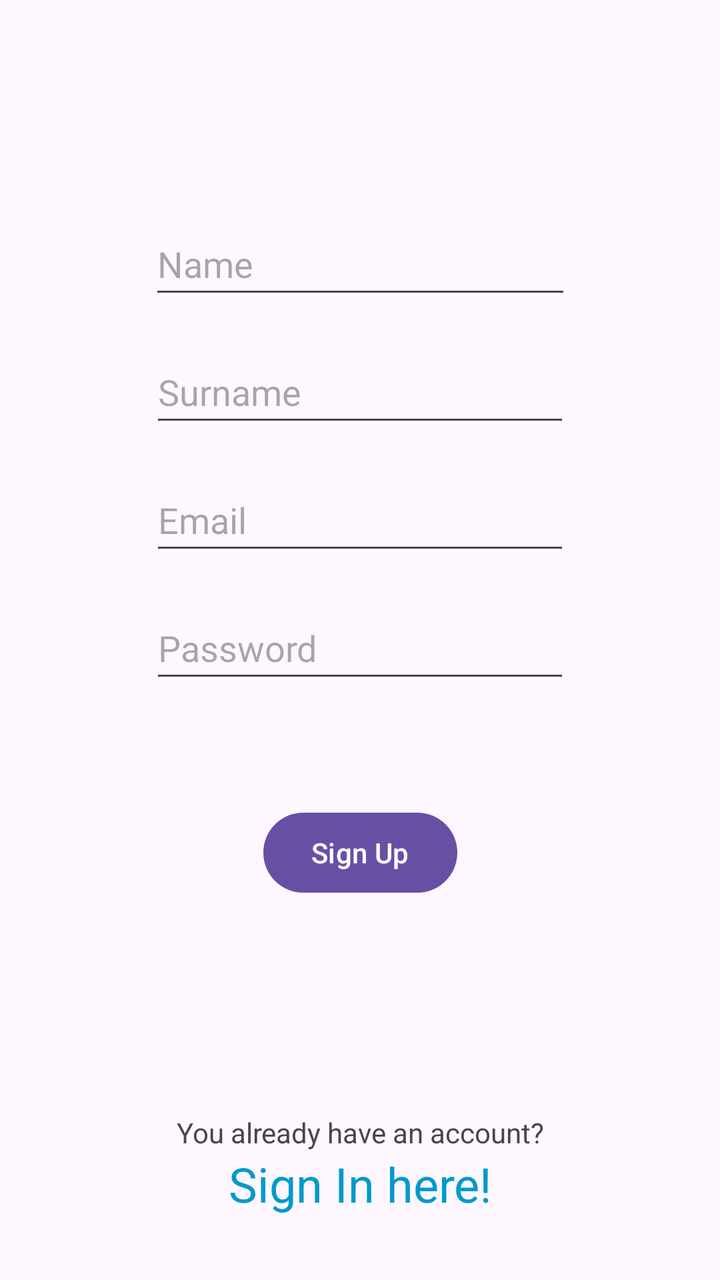
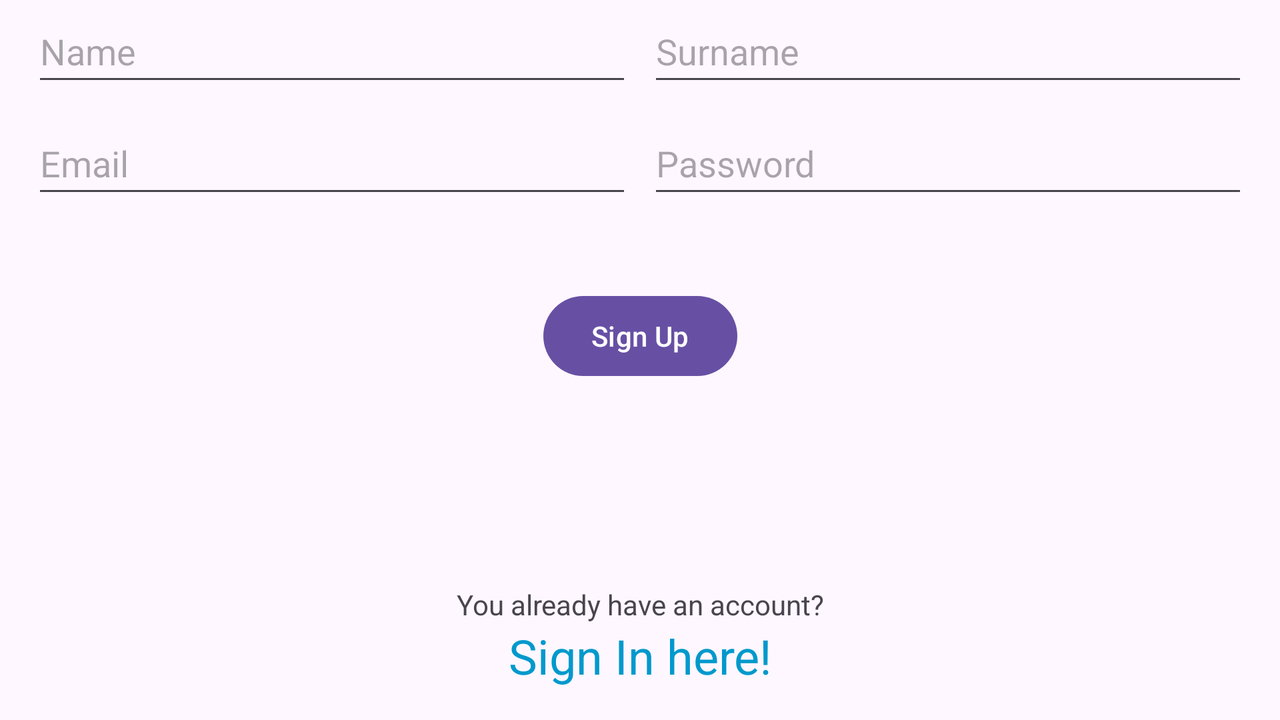

Compare how this app lays out the same screen by default and in its alternative resource folder. The renders come first, then the two layout files and the values they reference.
<!-- AndroidManifest.xml: application theme Theme.ParkX -->
<!-- res/layout/fragment_sign_up.xml -->
<?xml version="1.0" encoding="utf-8"?>
<androidx.constraintlayout.widget.ConstraintLayout xmlns:android="http://schemas.android.com/apk/res/android"
    xmlns:app="http://schemas.android.com/apk/res-auto"
    android:layout_width="match_parent"
    android:layout_height="match_parent">

    <EditText
        android:id="@+id/et_name"
        android:layout_width="211dp"
        android:layout_height="48dp"
        android:layout_marginVertical="8dp"
        android:autofillHints="name"
        android:ems="10"
        android:gravity="start|center_vertical"
        android:hint="@string/name"
        android:inputType="textPersonName"

        android:saveEnabled="false"
        android:visibility="visible"
        app:layout_constraintBottom_toTopOf="@+id/et_surname"
        app:layout_constraintEnd_toEndOf="parent"
        app:layout_constraintStart_toStartOf="parent"
        app:layout_constraintTop_toTopOf="parent"
        app:layout_constraintVertical_chainStyle="packed" />

    <EditText
        android:id="@+id/et_surname"
        android:layout_width="wrap_content"
        android:layout_height="48dp"
        android:layout_marginVertical="8dp"
        android:autofillHints="familyName"
        android:ems="10"
        android:gravity="start|center_vertical"
        android:hint="@string/surname"
        android:inputType="textPersonName"

        android:saveEnabled="false"
        app:layout_constraintBottom_toTopOf="@+id/et_signUpEmail"
        app:layout_constraintEnd_toEndOf="parent"
        app:layout_constraintStart_toStartOf="parent"
        app:layout_constraintTop_toBottomOf="@+id/et_name" />

    <EditText
        android:id="@+id/et_signUpEmail"
        android:layout_width="wrap_content"
        android:layout_height="48dp"
        android:layout_marginVertical="8dp"
        android:autofillHints="emailAddress"
        android:ems="10"
        android:gravity="start|center_vertical"
        android:hint="@string/email"
        android:inputType="textEmailAddress"


        android:saveEnabled="false"
        app:layout_constraintBottom_toTopOf="@+id/et_signUpPassword"
        app:layout_constraintEnd_toEndOf="parent"
        app:layout_constraintStart_toStartOf="parent"
        app:layout_constraintTop_toBottomOf="@+id/et_surname" />

    <EditText
        android:id="@+id/et_signUpPassword"
        android:layout_width="wrap_content"
        android:layout_height="48dp"
        android:layout_marginVertical="8dp"
        android:autofillHints="password"
        android:ems="10"
        android:gravity="start|center_vertical"
        android:hint="@string/password"
        android:inputType="textPassword"

        android:saveEnabled="false"
        app:layout_constraintBottom_toTopOf="@+id/tv_signUpError"
        app:layout_constraintEnd_toEndOf="parent"
        app:layout_constraintStart_toStartOf="parent"
        app:layout_constraintTop_toBottomOf="@+id/et_signUpEmail" />

    <TextView
        android:id="@+id/tv_signUpError"
        android:layout_width="wrap_content"
        android:layout_height="wrap_content"
        android:layout_marginVertical="8dp"
        android:gravity="center"
        android:minHeight="24dp"

        android:textColor="#FF0000"
        app:layout_constraintBottom_toTopOf="@+id/btn_signUp"
        app:layout_constraintEnd_toEndOf="parent"
        app:layout_constraintStart_toStartOf="parent"
        app:layout_constraintTop_toBottomOf="@+id/et_signUpPassword" />

    <Button
        android:id="@+id/btn_signUp"
        android:layout_width="wrap_content"
        android:layout_height="wrap_content"
        android:layout_marginVertical="8dp"
        android:text="@string/sign_up"

        app:layout_constraintBottom_toTopOf="@+id/progressBar"
        app:layout_constraintEnd_toEndOf="parent"
        app:layout_constraintStart_toStartOf="parent"
        app:layout_constraintTop_toBottomOf="@+id/tv_signUpError" />

    <ProgressBar
        android:id="@+id/progressBar"
        android:layout_width="wrap_content"
        android:layout_height="wrap_content"
        android:layout_marginVertical="8dp"
        android:visibility="gone"
        app:layout_constraintBottom_toTopOf="@+id/textView6"
        app:layout_constraintEnd_toEndOf="parent"
        app:layout_constraintHorizontal_bias="0.5"
        app:layout_constraintStart_toStartOf="parent"
        app:layout_constraintTop_toBottomOf="@+id/btn_signUp" />

    <TextView
        android:id="@+id/textView6"
        android:layout_width="wrap_content"
        android:layout_height="wrap_content"
        android:text="@string/you_already_have_an_account"
        app:layout_constraintBottom_toTopOf="@+id/tv_goToSignIn"
        app:layout_constraintEnd_toEndOf="parent"
        app:layout_constraintStart_toStartOf="parent" />

    <TextView
        android:id="@+id/tv_goToSignIn"
        android:layout_width="wrap_content"
        android:layout_height="wrap_content"
        android:layout_marginBottom="32dp"
        android:gravity="center"
        android:onClick="goToSignIn"
        android:text="@string/sign_in_here"
        android:textColor="@android:color/holo_blue_dark"
        android:textSize="24sp"
        app:layout_constraintBottom_toBottomOf="parent"
        app:layout_constraintEnd_toEndOf="parent"
        app:layout_constraintStart_toStartOf="parent" />


</androidx.constraintlayout.widget.ConstraintLayout>
<!-- resources referenced by this layout -->
<resources>
  <string name="email">Email</string>
  <string name="name">Name</string>
  <string name="password">Password</string>
  <string name="sign_in_here">Sign In here!</string>
  <string name="sign_up">Sign Up</string>
  <string name="surname">Surname</string>
  <string name="you_already_have_an_account">You already have an account?</string>
  <style name="Theme.ParkX" parent="Base.Theme.ParkX" />
  <style name="Base.Theme.ParkX" parent="Theme.Material3.DayNight.NoActionBar">
          
      </style>
</resources>
<!-- res/layout-land/fragment_sign_up.xml (the repository's variant of the layout above) -->
<!-- drawn on the phone turned sideways -->
<?xml version="1.0" encoding="utf-8"?>
<androidx.constraintlayout.widget.ConstraintLayout xmlns:android="http://schemas.android.com/apk/res/android"
    xmlns:app="http://schemas.android.com/apk/res-auto"
    android:layout_width="match_parent"
    android:layout_height="match_parent"
    android:paddingStart="16dp"
    android:paddingEnd="16dp">


    <LinearLayout
        android:id="@+id/inputsContainer"
        android:layout_width="0dp"
        android:layout_height="wrap_content"
        android:orientation="vertical"
        app:layout_constraintEnd_toEndOf="parent"
        app:layout_constraintStart_toStartOf="parent"
        app:layout_constraintTop_toTopOf="parent">


        <LinearLayout
            android:layout_width="match_parent"
            android:layout_height="wrap_content"
            android:orientation="horizontal">

            <EditText
                android:id="@+id/et_name"
                android:layout_width="0dp"
                android:layout_height="48dp"
                android:layout_marginEnd="8dp"
                android:layout_weight="1"
                android:autofillHints="name"
                android:gravity="start|center_vertical"
                android:hint="@string/name"
                android:inputType="textPersonName"
                android:saveEnabled="false" />

            <EditText
                android:id="@+id/et_surname"
                android:layout_width="0dp"
                android:layout_height="48dp"
                android:layout_weight="1"
                android:autofillHints="familyName"
                android:gravity="start|center_vertical"
                android:hint="@string/surname"
                android:inputType="textPersonName"
                android:saveEnabled="false" />
        </LinearLayout>


        <LinearLayout
            android:layout_width="match_parent"
            android:layout_height="wrap_content"
            android:layout_marginTop="8dp"
            android:orientation="horizontal">

            <EditText
                android:id="@+id/et_signUpEmail"
                android:layout_width="0dp"
                android:layout_height="48dp"
                android:layout_marginEnd="8dp"
                android:layout_weight="1"
                android:autofillHints="emailAddress"
                android:gravity="start|center_vertical"
                android:hint="@string/email"
                android:inputType="textEmailAddress"
                android:saveEnabled="false" />

            <EditText
                android:id="@+id/et_signUpPassword"
                android:layout_width="0dp"
                android:layout_height="48dp"
                android:layout_weight="1"
                android:autofillHints="password"
                android:gravity="start|center_vertical"
                android:hint="@string/password"
                android:inputType="textPassword"
                android:saveEnabled="false" />
        </LinearLayout>

    </LinearLayout>


    <TextView
        android:id="@+id/tv_signUpError"
        android:layout_width="wrap_content"
        android:layout_height="wrap_content"
        android:layout_marginTop="8dp"
        android:gravity="center"
        android:minHeight="24dp"
        android:text=""
        android:textColor="#FF0000"
        app:layout_constraintEnd_toEndOf="parent"
        app:layout_constraintStart_toStartOf="parent"
        app:layout_constraintTop_toBottomOf="@id/inputsContainer" />


    <Button
        android:id="@+id/btn_signUp"
        android:layout_width="wrap_content"
        android:layout_height="wrap_content"
        android:layout_marginTop="8dp"
        android:text="@string/sign_up"
        app:layout_constraintEnd_toEndOf="parent"
        app:layout_constraintStart_toStartOf="parent"
        app:layout_constraintTop_toBottomOf="@id/tv_signUpError" />


    <ProgressBar
        android:id="@+id/progressBar"
        android:layout_width="wrap_content"
        android:layout_height="wrap_content"
        android:layout_gravity="center"
        android:layout_marginTop="8dp"
        android:visibility="gone"
        app:layout_constraintEnd_toEndOf="parent"
        app:layout_constraintStart_toStartOf="parent"
        app:layout_constraintTop_toBottomOf="@id/btn_signUp" />


    <TextView
        android:id="@+id/textView6"
        android:layout_width="0dp"
        android:layout_height="wrap_content"
        android:gravity="center"
        android:text="@string/you_already_have_an_account"
        app:layout_constraintBottom_toTopOf="@id/tv_goToSignIn"
        app:layout_constraintEnd_toEndOf="parent"
        app:layout_constraintStart_toStartOf="parent" />


    <TextView
        android:id="@+id/tv_goToSignIn"
        android:layout_width="0dp"
        android:layout_height="wrap_content"
        android:layout_marginBottom="16dp"
        android:gravity="center"
        android:onClick="goToSignIn"
        android:text="@string/sign_in_here"
        android:textColor="@android:color/holo_blue_dark"
        android:textSize="24sp"
        app:layout_constraintBottom_toBottomOf="parent"
        app:layout_constraintEnd_toEndOf="parent"
        app:layout_constraintStart_toStartOf="parent" />

</androidx.constraintlayout.widget.ConstraintLayout>
